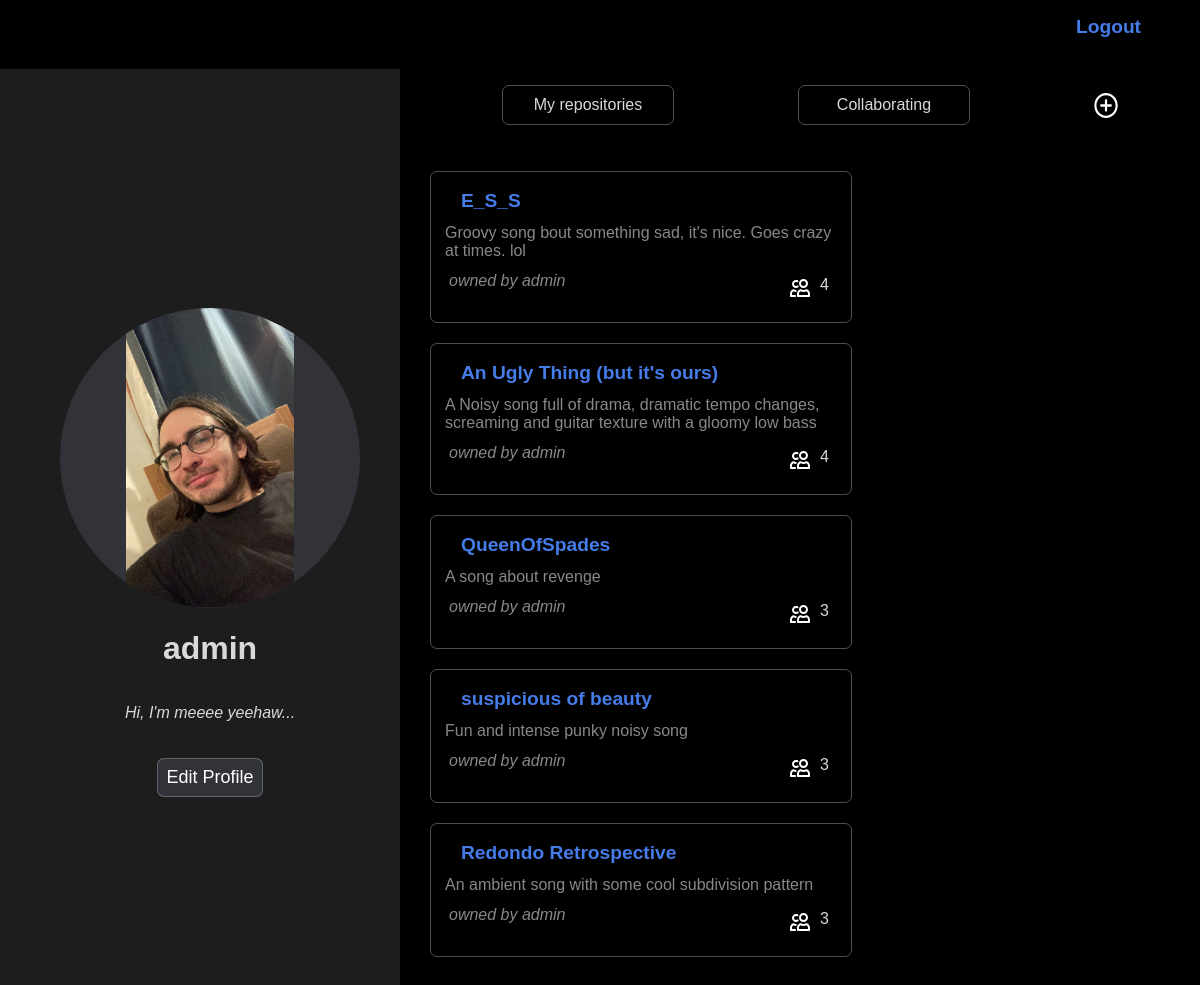
Page /dashboard (signed in) on the committed database.
### palinodes/models.py (models this page shows, shortened)
class User(AbstractUser):
    pass

class Profile(models.Model):
    user = models.OneToOneField(User, on_delete=models.CASCADE, related_name="profile")
    description = models.TextField(default="", max_length=300, blank=True)
    avatar = models.ImageField(upload_to=get_avatar_path, blank=True)
    @property
    def all_repositories(self):
        directories = set(self.user.directories.filter(parent = None)) | set(self.user.collaborating.filter(parent = None))
        sorted_directories = sorted(directories, key=lambda directory: directory.last_edited, reverse=True)
        return sorted_directories
    @cached_property
    def repositories(self):
        directories = self.user.directories.filter(parent = None)
        sorted_directories = sorted(directories, key=lambda directory: directory.last_edited, reverse=True)
        return sorted_directories
    @cached_property
    def collaborating_repositories(self):
        directories = self.user.collaborating.filter(parent = None)
        sorted_directories = sorted(directories, key=lambda directory: directory.last_edited, reverse=True)
        return sorted_directories

class Directory(models.Model):
    name = models.CharField(max_length=50)
    description = models.TextField(max_length=300, blank=True, null=True)
    created = models.DateTimeField(auto_now_add=True)
    owner = models.ForeignKey(User, on_delete=models.CASCADE, related_name="directories")
    collaborators = models.ManyToManyField(User, blank=True, related_name="collaborating")
    parent = models.ForeignKey("self", blank=True, null=True, on_delete=models.CASCADE, related_name="subdirectories")
    @property
    def latest_notification(self):
        if self.is_repository:
            return self.notifications.latest('timestamp')
    @property
    def number_of_collaborators(self):
        return self.collaborators.count()
    @property
    def is_repository(self):
        return self.parent == None
    @property
    def last_edited(self)-> datetime:
        latests = []
        if self.files.exists():
            last_file_timestamp = self.files.latest("uploaded")
            latests = latests + [last_file_timestamp.uploaded]
        if self.comments.exists():
            last_comment_timestamp = self.comments.latest("timestamp")
            latests = latests + [last_comment_timestamp.timestamp]
        if not self.subdirectories.exists() and len(latests) > 0:
             return max(latests)
        for subdirectory in self.subdirectories.all():
            latests.append(subdirectory.last_edited)
        return max(latests, default=self.created)

### palinodes/views.py (the view, shortened to what this page needs)
# urls.py: path("dashboard", views.dashboard, name="dashboard"),
@login_required
def dashboard(request):
    return render(request, "palinodes/dashboard.html", {
        "profile_form": ProfileForm()
    })

### palinodes/templates/palinodes/dashboard.html (shortened to what this page needs)
{% extends 'palinodes/layout.html' %}
{% load static %}
{% block body %}
<div id="profile-banner">
    <div id="profile-details" class="profile">
        {% if user.profile.avatar %}
        <img id="avatar" src={{user.profile.avatar.url}}>
        {% else %}
        <img style="background-color: black;" id="avatar" src='/media/Default-Profile-Picture.png' >
        {% endif %}
        <h1>{{user.username}}</h1>
        <p data-description="{{user.profile.description}}" id="profile-description"><em>{{user.profile.description}}</em></p>
        <button class="bordered clickable">Edit Profile</button>
    </div>
</div>
<div id="repositories-list">
    <ul>
        <li class="bordered clickable" id="my-repositories-btn">My repositories</li>
        <li class="bordered clickable" id="collaborating-btn">Collaborating</li>
        <li class="clickable" id="new-repository-icn" style= "width: auto; height: 24px; padding: 0px; border-radius:90%; align-self: center">
            <a href={% url 'new-repository' %}>
                <img src="{{MEDIA_URL}}media/icons/plus-circle.svg" alt="">
            </a>
        </li>
    </ul>
    <div id="repositories-container">
        {% if user.profile.all_repositories %}
            {% for repository in user.profile.all_repositories%}
            <div class="repositories-li all-repositories bordered clickable">
                <a class="link-layer" href={% url 'repository' repository.id %}></a>
                <div class="repository-link">
                    <a href={% url 'repository' repository.id %}>
                        <strong>{{repository.name}}</strong>
                    </a>
                </div>
                <p class="dash-repo-description">{{repository.description}}</p>
                <div class="dash-collaborators">
                    <p class="dash-repo-owner-name">owned by {{repository.owner.username}}</p>
                    <div>
                        <img src="{{MEDIA_URL}}media/icons/people.svg" alt="">
                        <p>{{repository.number_of_collaborators}}</p>
                    </div>
                </div>
            </div>
            {% endfor %}
        {% endif %}
    </div>
</div>
{% endblock %}

### palinodes/static/palinodes/common.css (style rules this page uses)
body { margin:0; padding:0; background-color: black; color: rgb(217, 217, 217); text-decoration: none; font-family:sans-serif; width: 100vw; height: 100vh; overflow: hidden; }
* { border-color: red; }
a { text-decoration: none; color: #457CE8; font-weight:bold; font-size: larger; }
ul { list-style-type: none; }
img { object-fit: contain; }
button { border: none; margin-top: 20px; padding: 8px; color: white; font-size: large; background-color: #323338; }
.bordered { border: solid; border-color: #88959c88; border-width: 1px; border-radius: 7px; }
.link-layer { flex:1; position: absolute; width: 400px; height: 92%; }
#profile-banner { background-color: #1d1d1d; grid-row: 1 / span 1; }
.profile { height: 100%; display: flex; flex-direction: column; justify-content: center; align-items: center; }
#avatar { border-radius: 90%; background-color: #323338; }
#repositories-list { display: flex; flex-direction: column; }
#repositories-list ul { display: flex; justify-content: space-around; }
#repositories-list ul li { display: block; position: relative; padding: 10px; text-align: center; }
#new-repository-icn { align-self: center; border-radius: 90%; }
#repositories-container { align-self: center; width: 100%; display: flex; }
.repositories-li { position: relative; margin: 10px; padding: 10px 10px; display: flex; flex-direction: column; justify-content: space-between; }
.repository-link { display: flex; }
.dash-repo-owner-name { font-weight: 50; color: #ffffff88; font-style: italic; }
.dash-repo-description { font-weight: 50; color: #ffffff88; }
.dash-collaborators { display: flex; justify-content: space-between; }
.dash-collaborators div { display: flex; }

### palinodes/static/palinodes/widescreen.css (style rules this page uses)
#profile-banner { grid-column: 1 / span 1; margin-left: 0px; margin-top: 0px; padding-left: 20px; flex-direction: column; }
#avatar { width: 300px; height: 300px; }
#repositories-list { grid-column: 2 / span 1; padding-right: 20px; }
#repositories-list ul li { width: 150px; }
#repositories-container { margin: 20px auto auto 20px; align-self: center; justify-content: baseline; flex-wrap: wrap; align-content: stretch; }
.repositories-li { flex-basis: 400px; display: flex; overflow: hidden; }
.repository-link { width: 100%; }

### palinodes/static/palinodes/smallscreen.css (style rules this page uses)
#profile-banner { grid-row: 1 / span 1; margin:0; padding: 10px 10px 10px 10px; }
.profile { font-size: smaller; }
.profile h1 { margin-right: 10px; }
.profile button { font-size: x-small; background-color: #1d1d1d; }
#avatar { width: 66px; height: 66px; margin-right: 20px; }
#repositories-list { grid-row: 2 / span 1; align-items: center; }
#repositories-list ul { width: 90%; }
#repositories-list ul li { width: 100px; font-size: smaller; }
#repositories-container { flex-direction: column; align-items: center; }
.repositories-li { flex-basis: 120px; width: 280px; flex-grow: 1; }

### rows in the picture
User: profile.avatar (picture), username "admin", profile.description "Hi, I'm meeee yeehaw..."
Directory: name "E_S_S", description "Groovy song bout something sad, it's nice. Goes crazy at times. lol", owner.username "admin", number_of_collaborators "4"
Directory: name "An Ugly Thing (but it's ours)", description "A Noisy song full of drama, dramatic tempo changes, screaming and guitar texture with a gloomy low bass", owner.username "admin", number_of_collaborators "4"
Directory: name "QueenOfSpades", description "A song about revenge", owner.username "admin", number_of_collaborators "3"
Directory: name "suspicious of beauty", description "Fun and intense punky noisy song", owner.username "admin", number_of_collaborators "3"
Directory: name "Redondo Retrospective", description "An ambient song with some cool subdivision pattern", owner.username "admin", number_of_collaborators "3"
